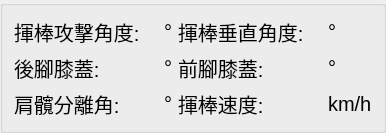
              <widget class="QGroupBox" name="groupBox_3">
               <property name="title">
                <string/>
               </property>
               <layout class="QGridLayout" name="gridLayout_2">
                <item row="0" column="0">
                 <layout class="QGridLayout" name="gridLayout_5" columnstretch="2,1,1,2,1,1">
                  <item row="0" column="0">
                   <widget class="QLabel" name="horizontalAngleLabel">
                    <property name="font">
                     <font>
                      <pointsize>15</pointsize>
                     </font>
                    </property>
                    <property name="text">
                     <string>揮棒攻擊角度:</string>
                    </property>
                   </widget>
                  </item>
                  <item row="0" column="1">
                   <widget class="QLabel" name="horizontalAngleEditLabel">
                    <property name="font">
                     <font>
                      <pointsize>15</pointsize>
                     </font>
                    </property>
                    <property name="text">
                     <string/>
                    </property>
                    <property name="alignment">
                     <set>Qt::AlignRight|Qt::AlignTrailing|Qt::AlignVCenter</set>
                    </property>
                   </widget>
                  </item>
                  <item row="0" column="2">
                   <widget class="QLabel" name="label_6">
                    <property name="font">
                     <font>
                      <pointsize>15</pointsize>
                     </font>
                    </property>
                    <property name="text">
                     <string>°</string>
                    </property>
                   </widget>
                  </item>
                  <item row="0" column="3">
                   <widget class="QLabel" name="verticalAngleLabel">
                    <property name="font">
                     <font>
                      <pointsize>15</pointsize>
                     </font>
                    </property>
                    <property name="text">
                     <string>揮棒垂直角度:</string>
                    </property>
                   </widget>
                  </item>
                  <item row="0" column="4">
                   <widget class="QLabel" name="verticalAngleEditLabel">
                    <property name="font">
                     <font>
                      <pointsize>15</pointsize>
                     </font>
                    </property>
                    <property name="text">
                     <string/>
                    </property>
                    <property name="alignment">
                     <set>Qt::AlignRight|Qt::AlignTrailing|Qt::AlignVCenter</set>
                    </property>
                   </widget>
                  </item>
                  <item row="0" column="5">
                   <widget class="QLabel" name="label_7">
                    <property name="font">
                     <font>
                      <pointsize>15</pointsize>
                     </font>
                    </property>
                    <property name="text">
                     <string>°</string>
                    </property>
                   </widget>
                  </item>
                  <item row="1" column="0">
                   <widget class="QLabel" name="backfoot">
                    <property name="font">
                     <font>
                      <pointsize>15</pointsize>
                     </font>
                    </property>
                    <property name="text">
                     <string>後腳膝蓋:</string>
                    </property>
                    <property name="alignment">
                     <set>Qt::AlignLeading|Qt::AlignLeft|Qt::AlignVCenter</set>
                    </property>
                   </widget>
                  </item>
                  <item row="1" column="1">
                   <widget class="QLabel" name="forefootLabel">
                    <property name="font">
                     <font>
                      <pointsize>15</pointsize>
                     </font>
                    </property>
                    <property name="text">
                     <string/>
                    </property>
                    <property name="alignment">
                     <set>Qt::AlignRight|Qt::AlignTrailing|Qt::AlignVCenter</set>
                    </property>
                   </widget>
                  </item>
                  <item row="1" column="2">
                   <widget class="QLabel" name="label_8">
                    <property name="font">
                     <font>
                      <pointsize>15</pointsize>
                     </font>
                    </property>
                    <property name="text">
                     <string>°</string>
                    </property>
                   </widget>
                  </item>
                  <item row="1" column="3">
                   <widget class="QLabel" name="forefoot">
                    <property name="font">
                     <font>
                      <pointsize>15</pointsize>
                     </font>
                    </property>
                    <property name="text">
                     <string>前腳膝蓋:</string>
                    </property>
                   </widget>
                  </item>
                  <item row="1" column="4">
                   <widget class="QLabel" name="backfootLabel">
                    <property name="font">
                     <font>
                      <pointsize>15</pointsize>
                     </font>
                    </property>
                    <property name="text">
                     <string/>
                    </property>
                    <property name="alignment">
                     <set>Qt::AlignRight|Qt::AlignTrailing|Qt::AlignVCenter</set>
                    </property>
                   </widget>
                  </item>
                  <item row="1" column="5">
                   <widget class="QLabel" name="label_9">
                    <property name="font">
                     <font>
                      <pointsize>15</pointsize>
                     </font>
                    </property>
                    <property name="text">
                     <string>°</string>
                    </property>
                   </widget>
                  </item>
                  <item row="2" column="0">
                   <widget class="QLabel" name="hipShoulderLabel3">
                    <property name="font">
                     <font>
                      <pointsize>15</pointsize>
                     </font>
                    </property>
                    <property name="text">
                     <string>肩髖分離角:</string>
                    </property>
                   </widget>
                  </item>
                  <item row="2" column="1">
                   <widget class="QLabel" name="hipShoulderEditLabel3">
                    <property name="font">
                     <font>
                      <pointsize>15</pointsize>
                     </font>
                    </property>
                    <property name="text">
                     <string/>
                    </property>
                    <property name="alignment">
                     <set>Qt::AlignRight|Qt::AlignTrailing|Qt::AlignVCenter</set>
                    </property>
                   </widget>
                  </item>
                  <item row="2" column="2">
                   <widget class="QLabel" name="label">
                    <property name="font">
                     <font>
                      <pointsize>15</pointsize>
                     </font>
                    </property>
                    <property name="text">
                     <string>°</string>
                    </property>
                   </widget>
                  </item>
                  <item row="2" column="3">
                   <widget class="QLabel" name="batSpeed">
                    <property name="font">
                     <font>
                      <pointsize>15</pointsize>
                     </font>
                    </property>
                    <property name="text">
                     <string>揮棒速度:</string>
                    </property>
                   </widget>
                  </item>
                  <item row="2" column="4">
                   <widget class="QLabel" name="batSpeedLabel">
                    <property name="font">
                     <font>
                      <pointsize>15</pointsize>
                     </font>
                    </property>
                    <property name="text">
                     <string/>
                    </property>
                    <property name="alignment">
                     <set>Qt::AlignRight|Qt::AlignTrailing|Qt::AlignVCenter</set>
                    </property>
                   </widget>
                  </item>
                  <item row="2" column="5">
                   <widget class="QLabel" name="label_5">
                    <property name="font">
                     <font>
                      <pointsize>15</pointsize>
                     </font>
                    </property>
                    <property name="text">
                     <string>km/h</string>
                    </property>
                   </widget>
                  </item>
                 </layout>
                </item>
               </layout>
              </widget>
